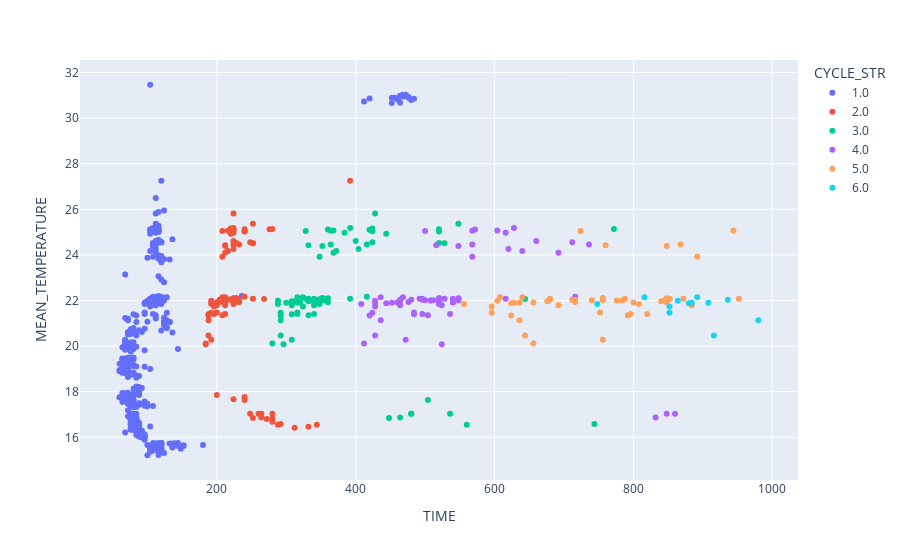

The notebook cell this image was saved under:
### Code cell
px.scatter(troughs_row_2, x="TIME", y="MEAN_TEMPERATURE", color="CYCLE_STR",
           hover_data=["POSITION_STR"])

### Figure 1 — Plotly figure (JSON) as saved in the notebook; plotly's stock layout.template omitted (floating-point values rounded to 4 significant figures; data arrays with more than 128 entries replaced by an {"elided": "..."} marker saying what was removed)
{"data": [{"customdata": {"elided": "437x1 str values"}, "hovertemplate": "CYCLE_STR=1.0<br>TIME=%{x}<br>MEAN_TEMPERATURE=%{y}<br>POSITION_STR=%{customdata[0]}<extra></extra>", "legendgroup": "1.0", "marker": {"color": "#636efa", "symbol": "circle"}, "mode": "markers", "name": "1.0", "orientation": "v", "showlegend": true, "type": "scatter", "x": {"elided": "437 int values"}, "xaxis": "x", "y": {"elided": "437 float values"}, "yaxis": "y"}, {"customdata": [["18"], ["19"], ["19"], ["19"], ["19"], ["19"], ["19"], ["19"], ["19"], ["19"], ["19"], ["19"], ["19"], ["19"], ["19"], ["19"], ["19"], ["20"], ["20"], ["20"], ["20"], ["20"], ["20"], ["20"], ["20"], ["20"], ["20"], ["20"], ["20"], ["20"], ["22"], ["22"], ["22"], ["22"], ["22"], ["22"], ["22"], ["22"], ["22"], ["22"], ["22"], ["22"], ["22"], ["22"], ["22"], ["22"], ["22"], ["22"], ["22"], ["22"], ["22"], ["22"], ["22"], ["22"], ["22"], ["22"], ["22"], ["22"], ["22"], ["22"], ["22"], ["22"], ["22"], ["22"], ["22"], ["22"], ["22"], ["22"], ["22"], ["22"], ["22"], ["22"], ["22"], ["23"], ["23"], ["23"], ["23"], ["25"], ["25"], ["25"], ["25"], ["26"], ["26"], ["26"], ["26"], ["26"], ["26"], ["26"], ["26"], ["26"], ["26"], ["26"], ["26"], ["26"], ["26"]], "hovertemplate": "CYCLE_STR=2.0<br>TIME=%{x}<br>MEAN_TEMPERATURE=%{y}<br>POSITION_STR=%{customdata[0]}<extra></extra>", "legendgroup": "2.0", "marker": {"color": "#EF553B", "symbol": "circle"}, "mode": "markers", "name": "2.0", "orientation": "v", "showlegend": true, "type": "scatter", "x": [392, 220, 276, 216, 220, 224, 252, 224, 240, 280, 240, 224, 224, 208, 224, 240, 220, 252, 252, 212, 232, 224, 212, 216, 228, 212, 248, 224, 208, 224, 200, 220, 212, 240, 204, 216, 208, 224, 224, 212, 208, 232, 252, 196, 212, 208, 212, 224, 232, 188, 228, 208, 200, 228, 212, 188, 192, 212, 224, 188, 192, 212, 268, 200, 192, 192, 208, 204, 200, 220, 212, 196, 224, 184, 184, 188, 192, 200, 240, 240, 224, 264, 260, 252, 280, 280, 312, 288, 292, 344, 264, 280, 272, 332, 248], "xaxis": "x", "y": [27.25, 24.93, 25.12, 25.07, 25.12, 25.11, 25.37, 24.97, 25.04, 25.13, 25.02, 25.82, 25.08, 25.05, 25.18, 25.13, 25.16, 24.51, 24.52, 24.39, 24.45, 24.26, 24.42, 24.17, 24.52, 24.1, 24.55, 24.61, 23.92, 24.46, 21.92, 22.03, 22.01, 22.17, 21.97, 22.04, 21.96, 21.85, 22.1, 21.79, 21.35, 21.93, 22.07, 21.4, 22.08, 21.94, 22.01, 22.08, 22.02, 21.13, 22.11, 22.07, 21.88, 22.0, 22.15, 21.4, 21.9, 21.41, 22.07, 21.35, 21.99, 21.9, 22.07, 21.79, 21.47, 21.85, 22.15, 22.03, 21.48, 22.06, 22.0, 21.74, 21.91, 20.09, 20.11, 20.47, 20.28, 17.85, 17.63, 17.77, 17.67, 17.03, 17.04, 16.84, 16.83, 16.69, 16.42, 16.56, 16.59, 16.55, 16.87, 17.04, 16.8, 16.47, 17.03], "yaxis": "y"}, {"customdata": [["19"], ["19"], ["19"], ["19"], ["19"], ["19"], ["19"], ["19"], ["19"], ["19"], ["19"], ["19"], ["19"], ["19"], ["19"], ["20"], ["20"], ["20"], ["20"], ["20"], ["20"], ["20"], ["20"], ["20"], ["20"], ["20"], ["20"], ["22"], ["22"], ["22"], ["22"], ["22"], ["22"], ["22"], ["22"], ["22"], ["22"], ["22"], ["22"], ["22"], ["22"], ["22"], ["22"], ["22"], ["22"], ["22"], ["22"], ["22"], ["22"], ["22"], ["22"], ["22"], ["22"], ["22"], ["22"], ["22"], ["22"], ["22"], ["22"], ["22"], ["22"], ["22"], ["22"], ["22"], ["22"], ["22"], ["22"], ["22"], ["22"], ["22"], ["23"], ["23"], ["23"], ["23"], ["25"], ["26"], ["26"], ["26"], ["26"], ["26"], ["26"], ["26"]], "hovertemplate": "CYCLE_STR=3.0<br>TIME=%{x}<br>MEAN_TEMPERATURE=%{y}<br>POSITION_STR=%{customdata[0]}<extra></extra>", "legendgroup": "3.0", "marker": {"color": "#00cc96", "symbol": "circle"}, "mode": "markers", "name": "3.0", "orientation": "v", "showlegend": true, "type": "scatter", "x": [444, 364, 360, 420, 548, 384, 424, 772, 520, 428, 368, 328, 392, 520, 424, 528, 352, 416, 404, 332, 372, 520, 368, 424, 400, 348, 364, 316, 340, 332, 416, 308, 332, 332, 348, 360, 340, 332, 360, 392, 316, 340, 320, 332, 332, 352, 292, 352, 328, 308, 356, 324, 308, 300, 340, 356, 292, 288, 320, 644, 308, 292, 288, 316, 316, 316, 348, 336, 324, 344, 296, 280, 292, 308, 504, 480, 480, 448, 560, 744, 464, 536], "xaxis": "x", "y": [24.93, 25.07, 25.12, 25.11, 25.37, 24.97, 25.04, 25.13, 25.02, 25.82, 25.08, 25.05, 25.18, 25.13, 25.16, 24.51, 24.39, 24.45, 24.26, 24.42, 24.17, 24.52, 24.1, 24.55, 24.61, 23.92, 24.46, 21.92, 22.03, 22.01, 22.17, 21.97, 22.04, 21.96, 21.85, 22.1, 21.79, 21.35, 21.93, 22.07, 21.4, 22.08, 21.94, 22.01, 22.08, 22.02, 21.13, 22.11, 22.07, 21.88, 22.0, 22.15, 21.4, 21.9, 21.41, 22.07, 21.35, 21.99, 21.9, 22.07, 21.79, 21.47, 21.85, 22.15, 22.03, 21.48, 22.06, 22.0, 21.74, 21.91, 20.09, 20.11, 20.47, 20.28, 17.63, 17.03, 17.04, 16.84, 16.56, 16.59, 16.87, 17.04], "yaxis": "y"}, {"customdata": [["19"], ["19"], ["19"], ["19"], ["19"], ["19"], ["20"], ["20"], ["20"], ["20"], ["20"], ["20"], ["20"], ["20"], ["20"], ["20"], ["22"], ["22"], ["22"], ["22"], ["22"], ["22"], ["22"], ["22"], ["22"], ["22"], ["22"], ["22"], ["22"], ["22"], ["22"], ["22"], ["22"], ["22"], ["22"], ["22"], ["22"], ["22"], ["22"], ["22"], ["22"], ["22"], ["22"], ["22"], ["22"], ["22"], ["22"], ["22"], ["22"], ["22"], ["22"], ["22"], ["22"], ["22"], ["22"], ["22"], ["22"], ["22"], ["23"], ["23"], ["23"], ["23"], ["26"], ["26"], ["26"]], "hovertemplate": "CYCLE_STR=4.0<br>TIME=%{x}<br>MEAN_TEMPERATURE=%{y}<br>POSITION_STR=%{customdata[0]}<extra></extra>", "legendgroup": "4.0", "marker": {"color": "#ab63fa", "symbol": "circle"}, "mode": "markers", "name": "4.0", "orientation": "v", "showlegend": true, "type": "scatter", "x": [568, 572, 616, 604, 500, 628, 548, 736, 620, 516, 640, 692, 712, 660, 568, 568, 460, 496, 500, 716, 464, 480, 520, 520, 548, 524, 504, 540, 616, 496, 528, 476, 508, 492, 512, 436, 520, 496, 444, 548, 468, 484, 428, 536, 540, 420, 428, 452, 464, 424, 408, 436, 464, 484, 548, 508, 428, 540, 524, 412, 428, 472, 848, 860, 832], "xaxis": "x", "y": [25.07, 25.12, 24.97, 25.08, 25.05, 25.18, 24.39, 24.45, 24.26, 24.42, 24.17, 24.1, 24.55, 24.61, 23.92, 24.46, 21.92, 22.03, 22.01, 22.17, 21.97, 22.04, 21.96, 21.85, 22.1, 21.79, 21.35, 21.93, 22.07, 21.4, 22.08, 21.94, 22.01, 22.08, 22.02, 21.13, 22.11, 22.07, 21.88, 22.0, 22.15, 21.4, 21.9, 21.41, 22.07, 21.35, 21.99, 21.9, 21.79, 21.47, 21.85, 22.15, 22.03, 21.48, 22.06, 22.0, 21.74, 21.91, 20.09, 20.11, 20.47, 20.28, 17.03, 17.04, 16.87], "yaxis": "y"}, {"customdata": [["19"], ["19"], ["20"], ["20"], ["20"], ["20"], ["22"], ["22"], ["22"], ["22"], ["22"], ["22"], ["22"], ["22"], ["22"], ["22"], ["22"], ["22"], ["22"], ["22"], ["22"], ["22"], ["22"], ["22"], ["22"], ["22"], ["22"], ["22"], ["22"], ["22"], ["22"], ["22"], ["22"], ["22"], ["22"], ["22"], ["22"], ["22"], ["22"], ["22"], ["22"], ["22"], ["22"], ["22"], ["22"], ["22"], ["23"], ["23"], ["23"]], "hovertemplate": "CYCLE_STR=5.0<br>TIME=%{x}<br>MEAN_TEMPERATURE=%{y}<br>POSITION_STR=%{customdata[0]}<extra></extra>", "legendgroup": "5.0", "marker": {"color": "#FFA15A", "symbol": "circle"}, "mode": "markers", "name": "5.0", "orientation": "v", "showlegend": true, "type": "scatter", "x": [944, 724, 848, 760, 892, 868, 656, 716, 756, 676, 680, 840, 808, 848, 884, 792, 848, 952, 796, 872, 716, 784, 680, 740, 636, 756, 788, 624, 844, 640, 636, 820, 852, 624, 604, 628, 692, 596, 556, 608, 712, 752, 852, 776, 596, 800, 656, 644, 756], "xaxis": "x", "y": [25.08, 25.05, 24.39, 24.42, 23.92, 24.46, 21.92, 22.03, 22.01, 21.97, 22.04, 21.96, 21.85, 22.1, 21.79, 21.35, 21.93, 22.07, 21.4, 22.08, 21.94, 22.01, 22.08, 22.02, 21.13, 22.11, 22.07, 21.88, 22.0, 22.15, 21.9, 21.41, 22.07, 21.35, 21.99, 21.9, 21.79, 21.47, 21.85, 22.15, 22.03, 21.48, 22.06, 22.0, 21.74, 21.91, 20.11, 20.47, 20.28], "yaxis": "y"}, {"customdata": [["22"], ["22"], ["22"], ["22"], ["22"], ["22"], ["22"], ["22"], ["22"], ["22"], ["22"], ["23"]], "hovertemplate": "CYCLE_STR=6.0<br>TIME=%{x}<br>MEAN_TEMPERATURE=%{y}<br>POSITION_STR=%{customdata[0]}<extra></extra>", "legendgroup": "6.0", "marker": {"color": "#19d3f3", "symbol": "circle"}, "mode": "markers", "name": "6.0", "orientation": "v", "showlegend": true, "type": "scatter", "x": [936, 980, 880, 892, 908, 864, 884, 852, 748, 816, 852, 916], "xaxis": "x", "y": [22.04, 21.13, 21.88, 22.15, 21.9, 21.99, 21.9, 21.47, 21.85, 22.15, 21.74, 20.47], "yaxis": "y"}], "layout": {"legend": {"title": {"text": "CYCLE_STR"}, "tracegroupgap": 0}, "margin": {"t": 60}, "xaxis": {"anchor": "y", "domain": [0, 1], "title": {"text": "TIME"}}, "yaxis": {"anchor": "x", "domain": [0, 1], "title": {"text": "MEAN_TEMPERATURE"}}}}
